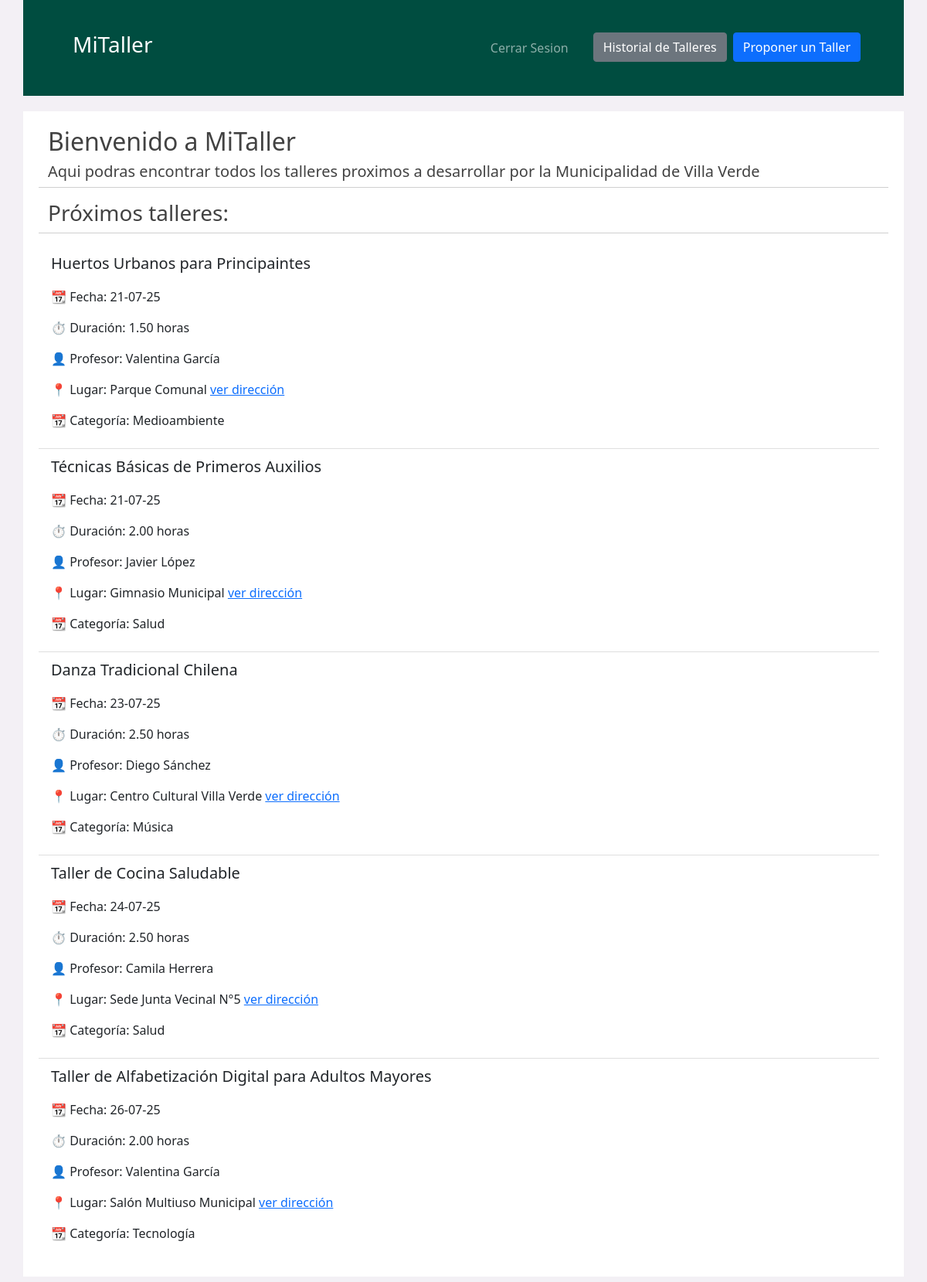
The app's page / (signed in) with its own data.
### core/models.py (models this page shows, shortened)
class Taller(models.Model):
    ESTADOS = [
        ('pendiente', 'En Revision'),
        ('aceptado', 'Aceptado'),
        ('rechazado', 'Rechazado')
    ]
    titulo = models.CharField(max_length=100)
    fecha = models.DateTimeField()
    duracion_horas = models.DecimalField(max_digits=4, decimal_places=2)
    estado = models.CharField(max_length=10, choices=ESTADOS, default="pendiente")
    profesor = models.ForeignKey(Profesor, on_delete=models.SET_NULL, null=True, blank=True)
    lugar = models.ForeignKey(Lugar, on_delete=models.CASCADE)
    categoria = models.ForeignKey(Categoria, on_delete=models.CASCADE)
    observacion = models.CharField(max_length=100, blank=True)

class Profesor(models.Model):
    nombre = models.CharField(max_length=30)
    apellido = models.CharField(max_length=30)
    telefono = models.CharField(max_length=15)

class Lugar(models.Model):
    nombre = models.CharField(max_length=50)
    direccion = models.CharField(max_length=100)

class Categoria(models.Model):
    nombre = models.CharField(max_length=30)
    descripcion = models.CharField(max_length=100)

### core/views.py (the view)
# urls.py: path('', views.home, name='home'),
def home(request):
    talleres = Taller.objects.filter(estado='aceptado', fecha__gte=timezone.now().date())
    data = {
        "talleres": talleres
    }
    return render(request, 'core/index.html', data)

### core/templates/core/index.html (shortened to what this page needs)
{% extends 'core/base.html' %}
{% load static %}
{% block contenido %}
<main class="row contenedor-main">
    <h2>Bienvenido a MiTaller</h2>
    <h5>Aqui podras encontrar todos los talleres proximos a desarrollar por la Municipalidad de Villa Verde</h5>
    <hr>
    <h3>Próximos talleres:</h3>
    <hr>
    <ul class="list-group list-group-flush">
        {% for taller in talleres %}
        <li class="list-group-item">
            <p class="lead">{{taller.titulo}}</p>
            <p>📆 Fecha: {{taller.fecha|date:'d-m-y'}}</p>
            <p>⏱️ Duración: {{taller.duracion_horas}} horas</p>
            <p>👤 Profesor: {{taller.profesor.nombre}} {{taller.profesor.apellido}}</p>
            <p>
                📍 Lugar: {{taller.lugar.nombre}}
                <a  href="#collapse{{taller.id}}"
                    data-bs-toggle="collapse"
                    role="button"
                    aria-expanded="false"
                    aria-controls="collapse{{taller.id}}">
                    ver dirección
                </a>
            </p>
            <p>📆 Categoría: {{taller.categoria.nombre}}</p>
        </li>
        {% endfor %}
    </ul>
</main>
{% endblock %}

### core/static/core/css/estilos.css (style rules this page uses)
body { background-color: #f3f0f5; color: #fff; }
.contenedor-main { margin-bottom: 20px; }
main { background: #fff; color: #424242; padding: 20px; }

### records on screen
Taller: titulo "Huertos Urbanos para Principaintes", fecha "21-07-25", duracion_horas "1.50", profesor.nombre "Valentina", profesor.apellido "García", lugar.nombre "Parque Comunal", categoria.nombre "Medioambiente"
Taller: titulo "Técnicas Básicas de Primeros Auxilios", fecha "21-07-25", duracion_horas "2.00", profesor.nombre "Javier", profesor.apellido "López", lugar.nombre "Gimnasio Municipal", categoria.nombre "Salud"
Taller: titulo "Danza Tradicional Chilena", fecha "23-07-25", duracion_horas "2.50", profesor.nombre "Diego", profesor.apellido "Sánchez", lugar.nombre "Centro Cultural Villa Verde", categoria.nombre "Música"
Taller: titulo "Taller de Cocina Saludable", fecha "24-07-25", duracion_horas "2.50", profesor.nombre "Camila", profesor.apellido "Herrera", lugar.nombre "Sede Junta Vecinal N°5", categoria.nombre "Salud"
Taller: titulo "Taller de Alfabetización Digital para Adultos Mayores", fecha "26-07-25", duracion_horas "2.00", profesor.nombre "Valentina", profesor.apellido "García", lugar.nombre "Salón Multiuso Municipal", categoria.nombre "Tecnología"
